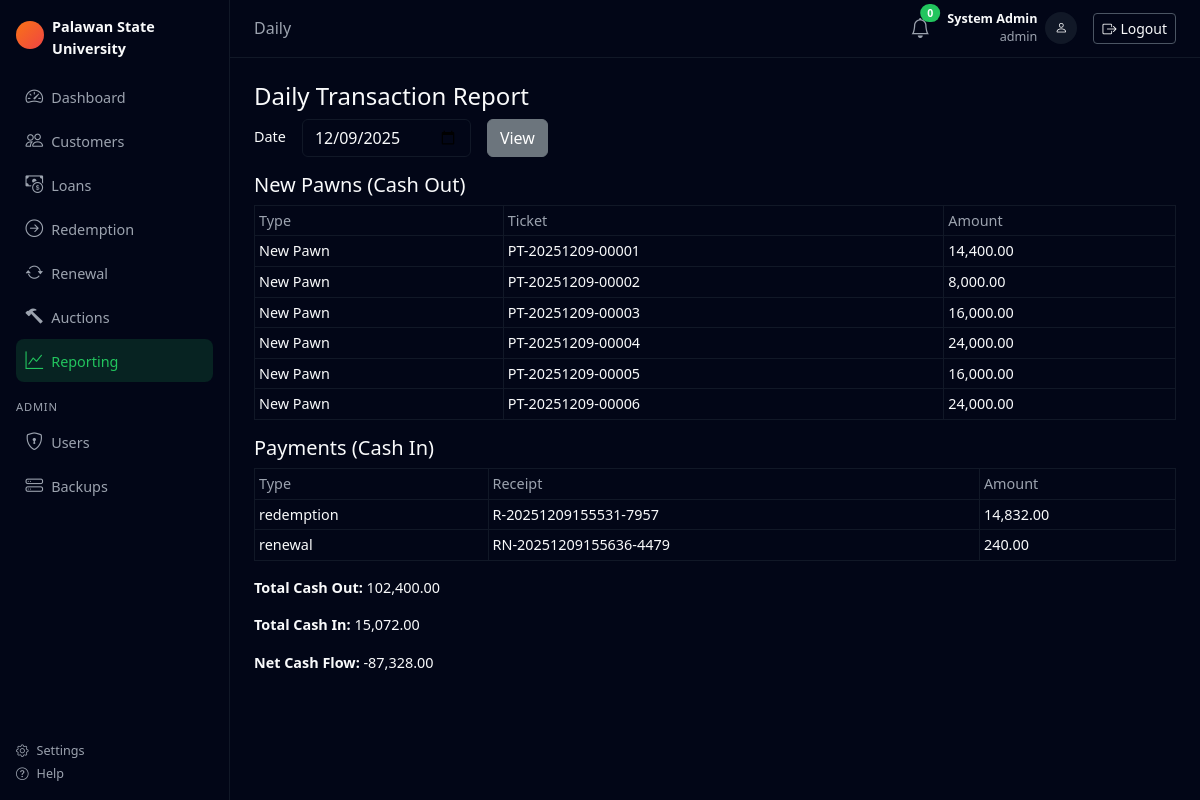
Page /public/reports/daily.php?date=2025-12-09 (signed in) on the committed database.
### tables this page shows
CREATE TABLE `pawn_transactions` (
  `transaction_id` int(10) unsigned NOT NULL AUTO_INCREMENT,
  `pawn_ticket_number` varchar(30) NOT NULL,
  `customer_id` int(10) unsigned NOT NULL,
  `appraiser_id` int(10) unsigned NOT NULL,
  `transaction_date` date NOT NULL,
  `loan_amount` decimal(12,2) NOT NULL,
  `interest_rate` decimal(5,2) NOT NULL,
  `maturity_date` date NOT NULL,
  `grace_period_end` date NOT NULL,
  `status` enum('active','redeemed','renewed','expired','auctioned','sold','inventory') NOT NULL DEFAULT 'active',
  `created_at` datetime NOT NULL DEFAULT current_timestamp(),
  `updated_at` datetime NOT NULL DEFAULT current_timestamp() ON UPDATE current_timestamp(),
  PRIMARY KEY (`transaction_id`),
  UNIQUE KEY `pawn_ticket_number` (`pawn_ticket_number`),
  KEY `fk_pawn_appraiser` (`appraiser_id`),
  KEY `idx_pawn_customer` (`customer_id`),
  KEY `idx_pawn_status` (`status`),
  KEY `idx_pawn_maturity` (`maturity_date`),
  CONSTRAINT `fk_pawn_appraiser` FOREIGN KEY (`appraiser_id`) REFERENCES `users` (`user_id`),
  CONSTRAINT `fk_pawn_customer` FOREIGN KEY (`customer_id`) REFERENCES `customers` (`customer_id`)
);

CREATE TABLE `payments` (
  `payment_id` int(10) unsigned NOT NULL AUTO_INCREMENT,
  `transaction_id` int(10) unsigned NOT NULL,
  `payment_type` enum('redemption','renewal','partial') NOT NULL,
  `payment_date` datetime NOT NULL,
  `principal_amount` decimal(12,2) NOT NULL DEFAULT 0.00,
  `interest_amount` decimal(12,2) NOT NULL DEFAULT 0.00,
  `penalty_amount` decimal(12,2) NOT NULL DEFAULT 0.00,
  `total_amount` decimal(12,2) NOT NULL,
  `payment_method` enum('cash','bank_transfer','other') NOT NULL,
  `processed_by` int(10) unsigned NOT NULL,
  `receipt_number` varchar(50) NOT NULL,
  `created_at` datetime NOT NULL DEFAULT current_timestamp(),
  PRIMARY KEY (`payment_id`),
  UNIQUE KEY `receipt_number` (`receipt_number`),
  KEY `fk_payments_user` (`processed_by`),
  KEY `idx_payments_transaction` (`transaction_id`),
  CONSTRAINT `fk_payments_transaction` FOREIGN KEY (`transaction_id`) REFERENCES `pawn_transactions` (`transaction_id`),
  CONSTRAINT `fk_payments_user` FOREIGN KEY (`processed_by`) REFERENCES `users` (`user_id`)
);

### public/reports/daily.php (the view, shortened to what this page needs)
<?php
require_once __DIR__ . '/../../includes/header.php';
require_once __DIR__ . '/../../includes/sidebar.php';
$db = (new Database())->getConnection();
$date = $_GET['date'] ?? date('Y-m-d');
$stmtLoans = $db->prepare(
    "SELECT 'New Pawn' AS type, pawn_ticket_number AS ref, loan_amount AS amount
     FROM pawn_transactions
     WHERE transaction_date = :d"
);
$stmtLoans->execute([':d' => $date]);
$loans = $stmtLoans->fetchAll();
$stmtPays = $db->prepare(
    "SELECT payment_type AS type, receipt_number AS ref, total_amount AS amount
     FROM payments
     WHERE DATE(payment_date) = :d"
);
$stmtPays->execute([':d' => $date]);
$pays = $stmtPays->fetchAll();
$cashOut = array_sum(array_column($loans, 'amount'));
$cashIn = array_sum(array_column($pays, 'amount'));
?>
<h4>Daily Transaction Report</h4>
<form class="row g-3 mb-3">
    <div class="col-auto">
        <label class="col-form-label">Date</label>
    </div>
    <div class="col-auto">
        <input type="date" name="date" value="<?php echo htmlspecialchars($date); ?>" class="form-control">
    </div>
    <div class="col-auto">
        <button class="btn btn-secondary">View</button>
    </div>
</form>
<h5>New Pawns (Cash Out)</h5>
<table class="table table-sm table-bordered">
    <thead><tr><th>Type</th><th>Ticket</th><th>Amount</th></tr></thead>
    <tbody>
    <?php foreach ($loans as $r): ?>
        <tr>
            <td><?php echo htmlspecialchars($r['type']); ?></td>
            <td><?php echo htmlspecialchars($r['ref']); ?></td>
            <td><?php echo number_format($r['amount'],2); ?></td>
        </tr>
    <?php endforeach; ?>
    </tbody>
</table>
<h5>Payments (Cash In)</h5>
<table class="table table-sm table-bordered">
    <thead><tr><th>Type</th><th>Receipt</th><th>Amount</th></tr></thead>
    <tbody>
    <?php foreach ($pays as $r): ?>
        <tr>
            <td><?php echo htmlspecialchars($r['type']); ?></td>
            <td><?php echo htmlspecialchars($r['ref']); ?></td>
            <td><?php echo number_format($r['amount'],2); ?></td>
        </tr>
    <?php endforeach; ?>
    </tbody>
</table>
<p><strong>Total Cash Out:</strong> <?php echo number_format($cashOut,2); ?></p>
<p><strong>Total Cash In:</strong> <?php echo number_format($cashIn,2); ?></p>
<p><strong>Net Cash Flow:</strong> <?php echo number_format($cashIn - $cashOut,2); ?></p>
<?php require_once __DIR__ . '/../../includes/footer.php'; ?>

### public/assets/css/custom.css (style rules this page uses)
:root { --bg-main: #020617; --bg-sidebar: #020617; --bg-sidebar-hover: #111827; --bg-topbar: #020617; --bg-card: #020617; --text-light: #f9fafb; --text-muted: #9ca3af; --accent: #22c55e; --accent-soft: rgba(34, 197, 94, 0.15); }
body.bg-body-dark { background-color: var(--bg-main); color: var(--text-light); font-size: 0.9rem; }
body, .app-shell, .app-main, .app-content, .card, .table { color: var(--text-light); }
.table { background-color: #020617; color: var(--text-light); border-color: #111827; }
.table thead th { background-color: #020617; border-bottom: 1px solid #111827; color: var(--text-muted); font-weight: 500; }
.table tbody tr, .table tbody tr td { background-color: #020617; color: var(--text-light); border-color: #111827; }
.form-control, .form-select { background-color: #020617; border: 1px solid #111827; color: var(--text-light) !important; }
.form-control::placeholder { color: #6b7280; }

### rows in the picture
pawn_transactions: type "New Pawn", pawn_ticket_number "PT-20251209-00001", loan_amount "14,400.00"
pawn_transactions: type "New Pawn", pawn_ticket_number "PT-20251209-00002", loan_amount "8,000.00"
pawn_transactions: type "New Pawn", pawn_ticket_number "PT-20251209-00003", loan_amount "16,000.00"
pawn_transactions: type "New Pawn", pawn_ticket_number "PT-20251209-00004", loan_amount "24,000.00"
pawn_transactions: type "New Pawn", pawn_ticket_number "PT-20251209-00005", loan_amount "16,000.00"
pawn_transactions: type "New Pawn", pawn_ticket_number "PT-20251209-00006", loan_amount "24,000.00"
payments: payment_type "redemption", receipt_number "R-20251209155531-7957", total_amount "14,832.00"
payments: payment_type "renewal", receipt_number "RN-20251209155636-4479", total_amount "240.00"

### other values in the picture
$title "Daily"
$_SESSION['full_name'] "System Admin"
$role "admin"
$cashOut "102,400.00"
$cashIn "15,072.00"
$cashIn - $cashOut "-87,328.00"
